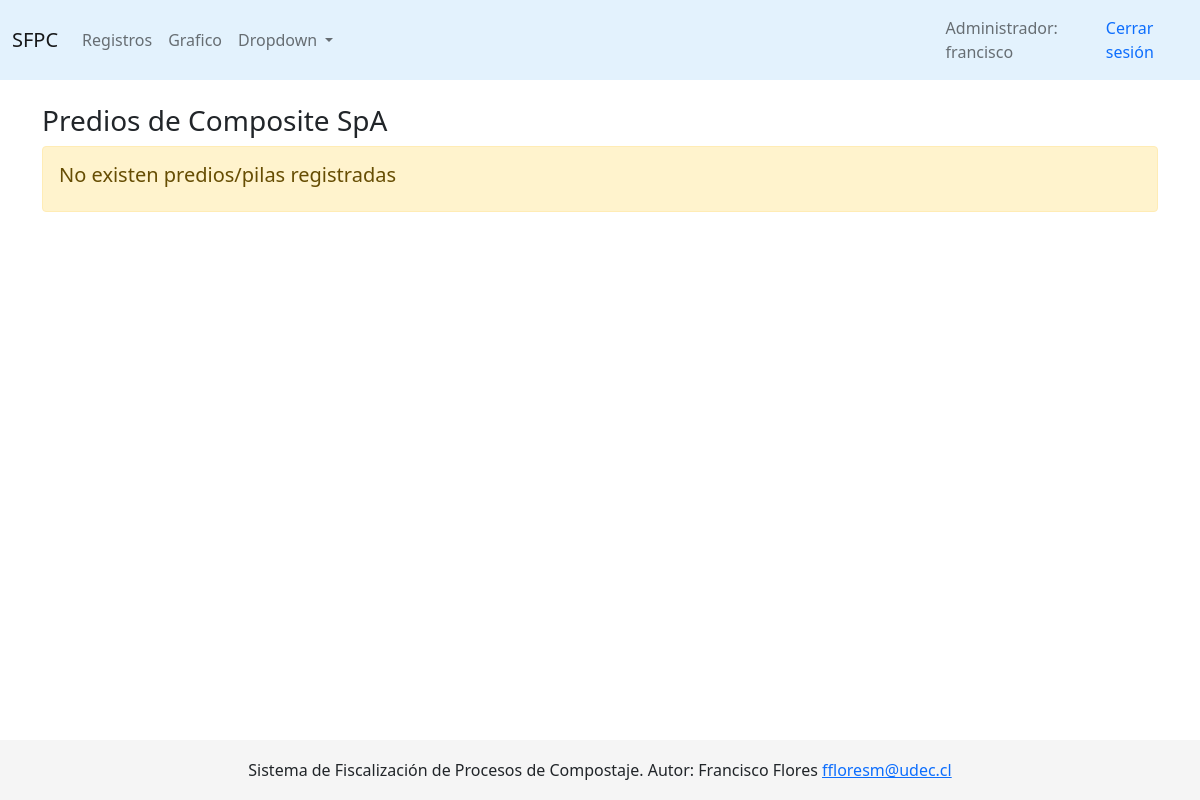
Before: /appremoto/predios/1 (signed in) with the older database file.
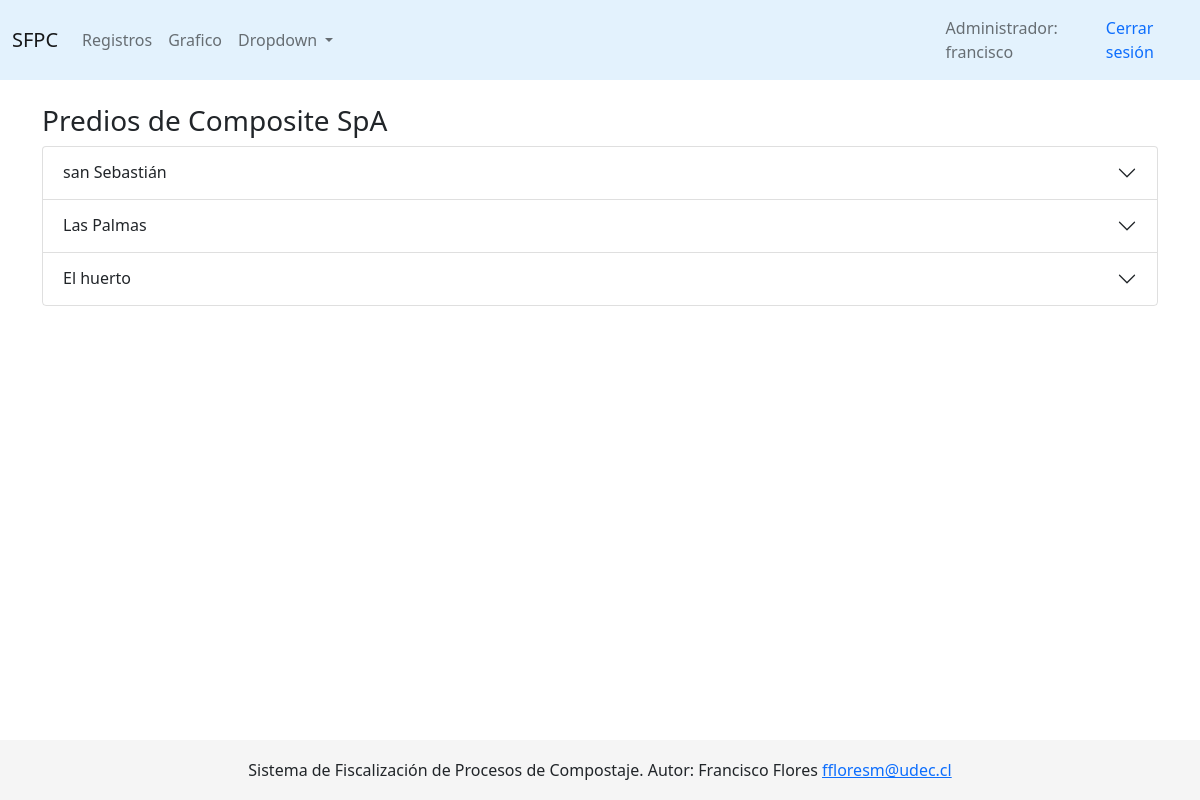
After: the same page with the newer database file.
### app/models.py (models this page shows)
class Predio(models.Model):
    nombre = models.CharField(max_length=100)
    cliente = models.ForeignKey('Cliente', on_delete=models.DO_NOTHING, null=True)
    def __str__(self):
        return self.nombre

### appremoto/views.py (the view)
# urls.py: path('predios/<int:pk>', predios, name='predios'),
@login_required
@user_passes_test(es_fiscal)
def predios(request, pk):
    cliente = Cliente.objects.get(id=pk)
    predios = Predio.objects.filter(cliente_id=pk)
    predios = list(predios)
    pilas = Pila.objects.filter(cliente_id=pk)
    context = {
        'predios': predios,
        'cliente': cliente,
        'pilas': pilas,
    }
    return render(request, 'appremoto/predios_cliente.html', context)

### appremoto/templatetags/filter_group.py (called while the page is built)
@register.filter(name='has_group')
def has_group(user, group_name):
    return user.groups.filter(name=group_name).exists()

### appremoto/views.py (called while the page is built)
def es_fiscal(user):
    return user.groups.filter(name='Fiscalizador').exists()

### appremoto/templates/appremoto/predios_cliente.html (shortened to what this page needs)
{% extends 'base_generic.html' %}
{% block page_content %}
    <br>
    <h3>Predios de {{cliente.nombre}}</h3>
    <div class="accordion" id="accordionExample">
        {% for predio in predios %}
        <div class="accordion-item">
            <h2 class="accordion-header" id="heading{{predio.id}}">
                <button class="accordion-button collapsed" type="button" data-bs-toggle="collapse" data-bs-target="#predio{{predio.id}}" aria-expanded="false" aria-controls="predio{{predio.id}}">
                    {{predio}}
                </button>
            </h2>
        </div>
        {% empty %}
        <div class="alert alert-warning" role="alert">
        <h5>No existen predios/pilas registradas</h5>
        </div>
        {% endfor %}
</div>
{% endblock page_content %}

Changed rows visible on the page:
now on this page (row edited): Predio: nombre "san Sebastián"
now on this page (row edited): Predio: nombre "Las Palmas"
now on this page (row edited): Predio: nombre "El huerto"
Other visible differences:
text no longer shown: "No existen predios/pilas registradas"
